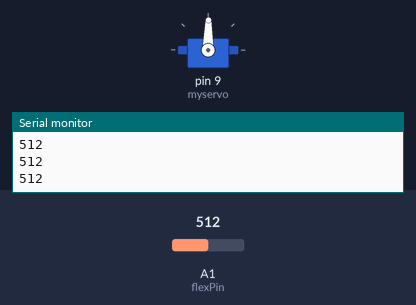
Bench run of a sketch on a simulated Arduino Uno, built with avr-gcc and run on an emulated ATmega328P. Parts: servo, the last lines printed to the serial monitor. The test bench sets the inputs (shaded band); at power-on: A1 (flexPin) = 512.

Above: at 1.2 s.
1.3 s: A1 (flexPin) set to 716
At 2.5 s:
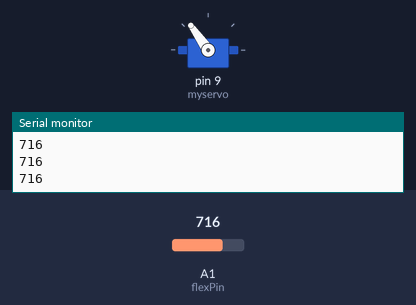
2.8 s: A1 (flexPin) set to 900
At 3.8 s:
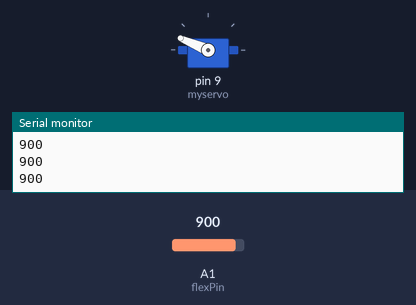
4.3 s: A1 (flexPin) set to 1023
At 4.9 s:
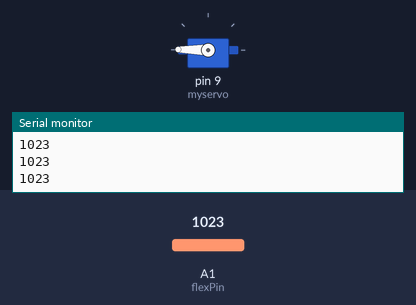
5.8 s: A1 (flexPin) set to 306
At 6.2 s:
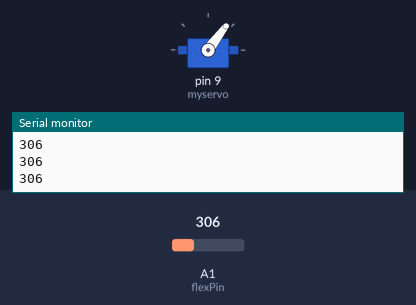
7.3 s: A1 (flexPin) set to 122
At 8.4 s:
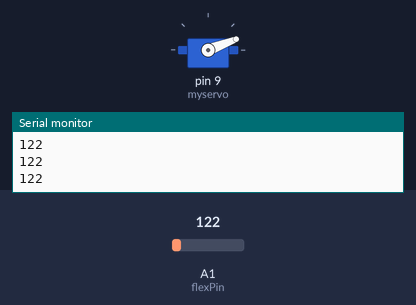
8.8 s: A1 (flexPin) set to 511
At 9.5 s:
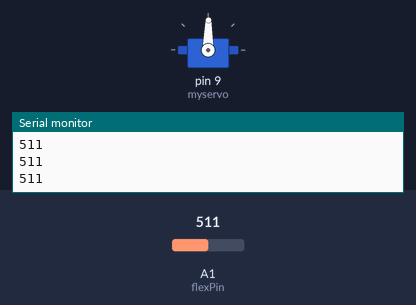
Timing chart, 0 to 11.3 s (numbered marks = the images above; inputs shaded):
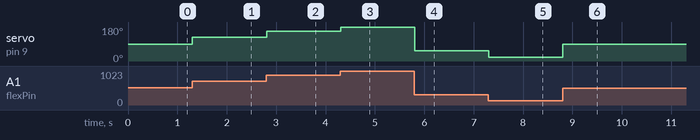

The sketch:

flex.ino
```cpp
#include <Servo.h>

Servo myservo;
int flexPin = A1;
int a;
int flexPosition;
void setup()
{
  Serial.begin(9600);
  myservo.attach(9);
}
void loop()
{
  flexPosition = analogRead(flexPin);
  Serial.println(flexPosition);
  a = map(flexPosition, 0, 1028, 0, 180);
  myservo.write(a);
}
```

Measured:
- after the input at 1.3 s, servo on pin 9 (myservo): 89° → 125° at once
- after the input at 2.8 s, servo on pin 9 (myservo): 125° → 157° at once
- after the input at 4.3 s, servo on pin 9 (myservo): 157° → 179° at once
- after the input at 5.8 s, servo on pin 9 (myservo): 179° → 53° at once
- after the input at 7.3 s, servo on pin 9 (myservo): 53° → 21° at once
- after the input at 8.8 s, servo on pin 9 (myservo): 21° → 89° at once
